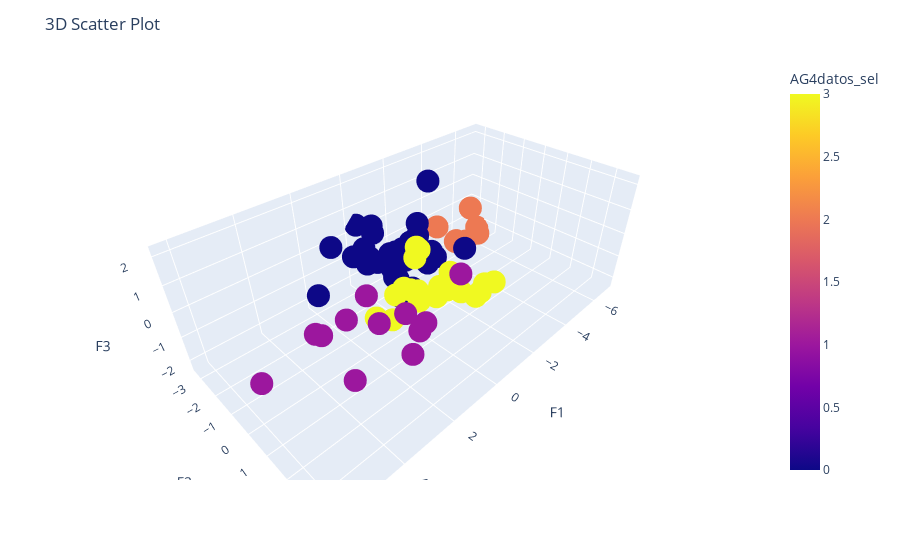

The notebook cell saved with this chart:
### Code cell
# Customize the layout (optional)
fig = px.scatter_3d(cl1, x = 'F2', y = 'F3', z = 'F1', color = 'AG4datos_sel', hover_data = ['Ciudades', 'AG4datos_sel'])
fig.update_layout(title='3D Scatter Plot', scene=dict(xaxis_title='F1', yaxis_title='F2', zaxis_title='F3'))

# Show the plot
fig.show()
